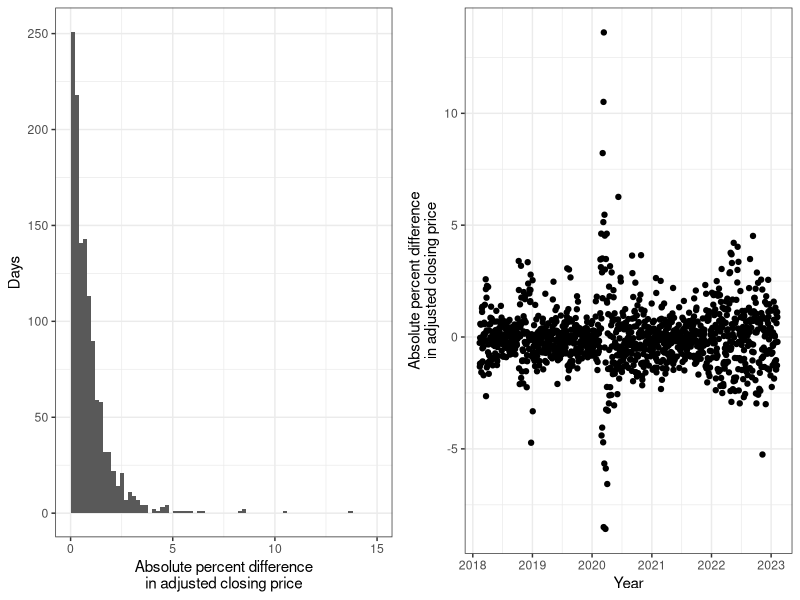

The R source for this figure:
## ---- chunk 1
list.of.packages <- c("ggplot2", "gridExtra")
new.packages <- list.of.packages[!(list.of.packages %in% installed.packages()[,"Package"])]
if(length(new.packages)) install.packages(new.packages)

library(ggplot2)
library(gridExtra)
## ---- chunk 2
stocks <- read.csv("data/stocks.csv")

# Convert to percent
stocks$close_diff <- stocks$close_diff * 100

# Convert dates into days since Feb 12 2018
stocks$time_step <- as.Date(apply(stocks[,c("year", "month", "day")], 1, paste, collapse = "-"))

p1 <- ggplot(stocks, aes(x=abs(close_diff))) + 
  geom_histogram(breaks = seq(0, 15, 0.2)) + 
  theme_bw() + 
  ylab("Days") + 
  xlab("Absolute percent difference\nin adjusted closing price")

p2 <- ggplot(stocks, aes(x = time_step, y = close_diff)) + 
  geom_point() + 
  theme_bw() + 
  ylab("Absolute percent difference\nin adjusted closing price") + 
  xlab("Year") +
  scale_x_date(date_breaks = "years" , date_labels = "%Y")

grid.arrange(p1, p2, ncol=2)
## ---- chunk 3
set.seed(111)

# TODO: Show the variance stabilization through simulation
## ---- chunk 4
n <- length(stocks$close_diff)
tau = 5

# TODO: Find SE estimates for the estimators
## ---- chunk 5
nsims <- 10^5
n <- 100
tau <- 5
mse_xbar_lnorm <- vector(length = nsims)
mse_phat_lnorm <- vector(length = nsims)
mse_xbar_exp <- vector(length = nsims)
mse_phat_exp <- vector(length = nsims)
for (i in 1:nsims) {
  log_norms <- rlnorm(n, 0.1, 1)
  mse_xbar_lnorm[i] <- (mean(log_norms > tau) - plnorm(tau, 0.1, 1, lower.tail = F))^2
  mse_phat_lnorm[i] <- (exp(-1/mean(log_norms) * tau) - plnorm(tau, 0.1, 1, lower.tail = F))^2
  
  expos <- rexp(n, 0.5)
  mse_xbar_exp[i] <- (mean(expos > tau) - pexp(tau, 0.5, lower.tail = F))^2
  mse_phat_exp[i] <- (exp(-1/mean(expos) * tau) - pexp(tau, 0.5, lower.tail = F))^2
}

output <- rbind(c(mean(mse_xbar_lnorm), mean(mse_phat_lnorm)),
      c(mean(mse_xbar_exp), mean(mse_phat_exp)))
colnames(output) <- c("Xbar", "phat")
rownames(output) <- c("Log Normal", "Expo")
round(output, digits = 5)
